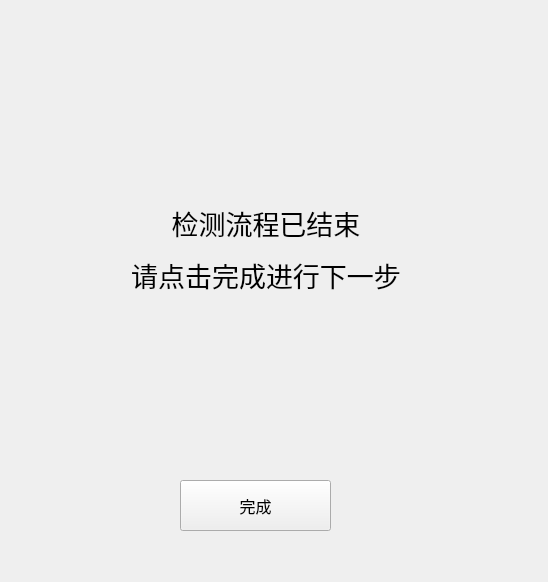
<?xml version="1.0" encoding="UTF-8"?>
<ui version="4.0">
 <class>ReadyWindow</class>
 <widget class="QMainWindow" name="ReadyWindow">
  <property name="geometry">
   <rect>
    <x>0</x>
    <y>0</y>
    <width>548</width>
    <height>582</height>
   </rect>
  </property>
  <property name="windowTitle">
   <string>就快好了</string>
  </property>
  <widget class="QWidget" name="centralwidget">
   <widget class="QPushButton" name="ReadyWindow_NextBtn">
    <property name="geometry">
     <rect>
      <x>180</x>
      <y>480</y>
      <width>151</width>
      <height>51</height>
     </rect>
    </property>
    <property name="font">
     <font>
      <family>HarmonyOS Sans SC</family>
      <pointsize>12</pointsize>
     </font>
    </property>
    <property name="text">
     <string>完成</string>
    </property>
   </widget>
   <widget class="QWidget" name="">
    <property name="geometry">
     <rect>
      <x>100</x>
      <y>200</y>
      <width>332</width>
      <height>97</height>
     </rect>
    </property>
    <layout class="QVBoxLayout" name="verticalLayout">
     <item>
      <widget class="QLabel" name="label_2">
       <property name="font">
        <font>
         <family>HarmonyOS Sans SC</family>
         <pointsize>20</pointsize>
        </font>
       </property>
       <property name="text">
        <string>检测流程已结束</string>
       </property>
       <property name="alignment">
        <set>Qt::AlignCenter</set>
       </property>
      </widget>
     </item>
     <item>
      <widget class="QLabel" name="label_3">
       <property name="font">
        <font>
         <family>HarmonyOS Sans SC</family>
         <pointsize>20</pointsize>
        </font>
       </property>
       <property name="text">
        <string>请点击完成进行下一步</string>
       </property>
       <property name="alignment">
        <set>Qt::AlignCenter</set>
       </property>
      </widget>
     </item>
    </layout>
   </widget>
  </widget>
 </widget>
 <resources/>
 <connections/>
</ui>
